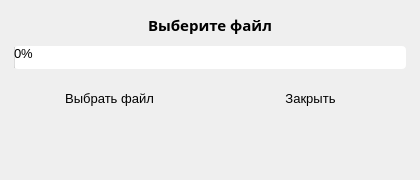
<?xml version="1.0" encoding="UTF-8"?>
<ui version="4.0">
 <class>UploadWindow</class>
 <widget class="QDialog" name="UploadWindow">
  <property name="geometry">
   <rect>
    <x>0</x>
    <y>0</y>
    <width>420</width>
    <height>180</height>
   </rect>
  </property>
  <property name="minimumSize">
   <size>
    <width>420</width>
    <height>180</height>
   </size>
  </property>
  <property name="maximumSize">
   <size>
    <width>420</width>
    <height>180</height>
   </size>
  </property>
  <property name="font">
   <font>
    <family>Segoe UI</family>
    <pointsize>10</pointsize>
   </font>
  </property>
  <property name="windowTitle">
   <string>Загрузка файла</string>
  </property>
  <property name="styleSheet">
   <string notr="true">QPushButton {
    min-height: 30px;
    border-radius: 4px;
    padding: 4px 10px;
}
QProgressBar {
    border-radius: 4px;
}</string>
  </property>
  <layout class="QVBoxLayout" name="verticalLayout">
   <property name="leftMargin">
    <number>14</number>
   </property>
   <property name="topMargin">
    <number>14</number>
   </property>
   <property name="rightMargin">
    <number>14</number>
   </property>
   <property name="bottomMargin">
    <number>14</number>
   </property>
   <property name="spacing">
    <number>10</number>
   </property>
   <item>
    <widget class="QLabel" name="label">
     <property name="font">
      <font>
       <family>Segoe UI Semibold</family>
       <pointsize>11</pointsize>
       <weight>63</weight>
       <bold>false</bold>
      </font>
     </property>
     <property name="text">
      <string>Выберите файл</string>
     </property>
     <property name="alignment">
      <set>Qt::AlignCenter</set>
     </property>
    </widget>
   </item>
   <item>
    <widget class="QProgressBar" name="progressBar">
     <property name="value">
      <number>0</number>
     </property>
    </widget>
   </item>
   <item>
    <layout class="QHBoxLayout" name="horizontalLayout">
     <property name="spacing">
      <number>10</number>
     </property>
     <item>
      <widget class="QPushButton" name="selectFileButton">
       <property name="minimumSize">
        <size>
         <width>160</width>
         <height>32</height>
        </size>
       </property>
       <property name="text">
        <string>Выбрать файл</string>
       </property>
      </widget>
     </item>
     <item>
      <widget class="QPushButton" name="closeButton">
       <property name="minimumSize">
        <size>
         <width>120</width>
         <height>32</height>
        </size>
       </property>
       <property name="text">
        <string>Закрыть</string>
       </property>
      </widget>
     </item>
    </layout>
   </item>
   <item>
    <spacer name="verticalSpacer">
     <property name="orientation">
      <enum>Qt::Vertical</enum>
     </property>
     <property name="sizeHint" stdset="0">
      <size>
       <width>20</width>
       <height>20</height>
      </size>
     </property>
    </spacer>
   </item>
  </layout>
 </widget>
 <resources/>
 <connections/>
</ui>
